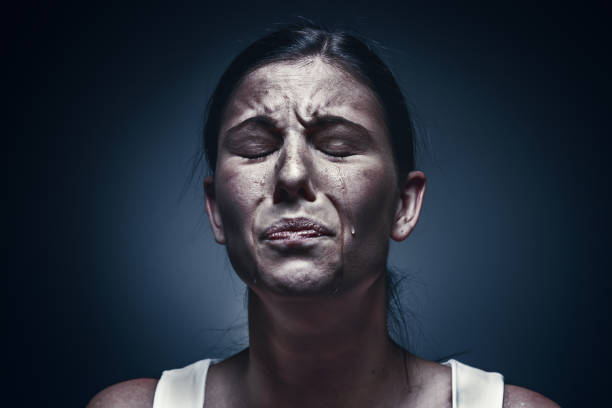
#> input picture services/emotion_service/media/photo1.jpg, 612 x 408 px
$ python -i inactivity.py   (imports and definitions only)
#> lines starting #> are read from the running program, lines starting #| are printed output that depends on the picture
### services/emotion_service/app/config.py
"""Configuration loading for the emotion service."""

from __future__ import annotations

import os

from dotenv import load_dotenv

load_dotenv()


def _get_int(name: str, default: int) -> int:
    value = os.getenv(name)
    return int(value) if value is not None and value != "" else default


def _get_float(name: str, default: float) -> float:
    value = os.getenv(name)
    return float(value) if value is not None and value != "" else default


def _get_str(name: str, default: str) -> str:
    value = os.getenv(name)
    return value if value is not None and value != "" else default


INACTIVITY_THRESHOLD_SECONDS: int = _get_int("INACTIVITY_THRESHOLD_SECONDS", 300)
EMOTION_CONFIDENCE_THRESHOLD: float = _get_float("EMOTION_CONFIDENCE_THRESHOLD", 0.25)
USER_ID: str = _get_str("USER_ID", "")          # resolved at startup from the companion backend
COMPANION_BACKEND_URL: str = _get_str("COMPANION_BACKEND_URL", "http://localhost:8000")
REDIS_HOST: str = _get_str("REDIS_HOST", "redis")
REDIS_PORT: int = _get_int("REDIS_PORT", 6379)
FRAME_SAMPLE_RATE: int = max(1, _get_int("FRAME_SAMPLE_RATE", 5))
REDNESS_MILD_THRESHOLD: float = max(_get_float("REDNESS_MILD_THRESHOLD", 0.40), 0.20)
REDNESS_HIGH_THRESHOLD: float = max(_get_float("REDNESS_HIGH_THRESHOLD", 0.60), 0.60)
SATURATION_RELIABLE_THRESHOLD: float = _get_float("SATURATION_RELIABLE_THRESHOLD", 22.0)
#> further down, picture is the input picture: shape (408, 612, 3); mean B, G, R 58.6, 46.7, 39.4

### services/emotion_service/app/inactivity.py
"""Motion-based inactivity tracking."""

from __future__ import annotations

from dataclasses import dataclass
from datetime import datetime, timezone
from threading import Lock

import cv2
import numpy as np

from app.config import INACTIVITY_THRESHOLD_SECONDS

MOTION_DIFFERENCE_THRESHOLD = 4.0


def _utc_now() -> datetime:
    return datetime.now(timezone.utc)


@dataclass(frozen=True)
class InactivityMeasurement:
    """Result of one inactivity update."""

    inactivity_seconds: int
    is_inactive: bool
    transitioned_to_inactive: bool


class InactivityTimer:
    """Track inactivity based on changes between sampled frames."""

    def __init__(self) -> None:
        self._lock = Lock()
        self._previous_frame: np.ndarray | None = None
        self._last_motion_at = _utc_now()
        self._is_inactive = False

    def update(self, frame) -> InactivityMeasurement:
        """Update the timer from a new sampled frame."""
        if frame is None or getattr(frame, "size", 0) == 0:
            with self._lock:
                inactivity_seconds = int((_utc_now() - self._last_motion_at).total_seconds())
                return InactivityMeasurement(
                    inactivity_seconds=inactivity_seconds,
                    is_inactive=inactivity_seconds >= INACTIVITY_THRESHOLD_SECONDS,
                    transitioned_to_inactive=False,
                )

        gray_frame = cv2.cvtColor(frame, cv2.COLOR_BGR2GRAY)
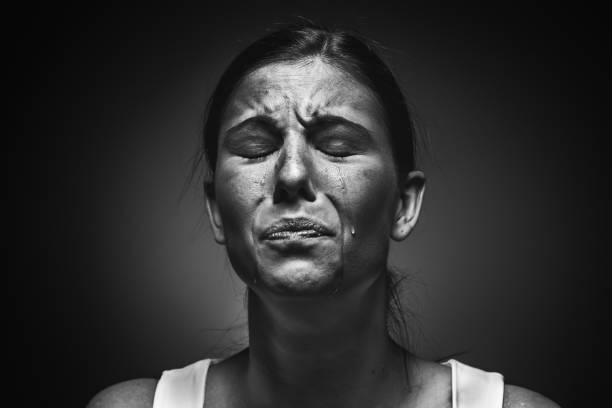
#> gray_frame: shape (408, 612); min 0, max 254, mean 45.8
        gray_frame = cv2.GaussianBlur(gray_frame, (21, 21), 0)
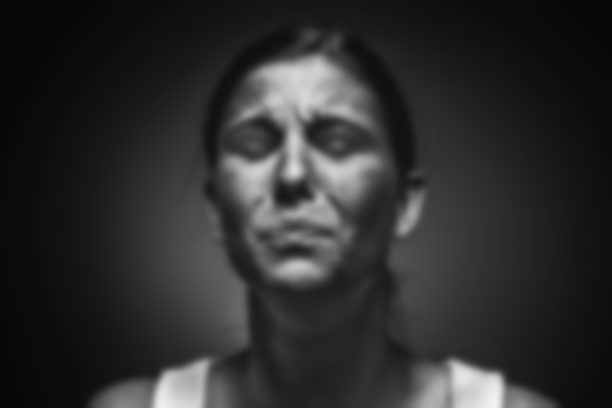
#> gray_frame: shape (408, 612); min 6, max 240, mean 45.8

        with self._lock:
            transitioned_to_inactive = False
            if self._previous_frame is not None:
                frame_delta = cv2.absdiff(self._previous_frame, gray_frame)
                motion_score = float(np.mean(frame_delta))
                if motion_score >= MOTION_DIFFERENCE_THRESHOLD:
                    self._last_motion_at = _utc_now()
                    self._is_inactive = False
            else:
                self._last_motion_at = _utc_now()
                self._is_inactive = False

            self._previous_frame = gray_frame
            inactivity_seconds = int((_utc_now() - self._last_motion_at).total_seconds())
            is_inactive = inactivity_seconds >= INACTIVITY_THRESHOLD_SECONDS
            if is_inactive and not self._is_inactive:
                transitioned_to_inactive = True
            self._is_inactive = is_inactive

            return InactivityMeasurement(
                inactivity_seconds=inactivity_seconds,
                is_inactive=is_inactive,
                transitioned_to_inactive=transitioned_to_inactive,
            )

>>> import cv2
>>> picture = cv2.imread('../media/photo1.jpg')
>>> result = InactivityTimer().update(picture)

$ run again, on services/emotion_service/media/photo2.jpg
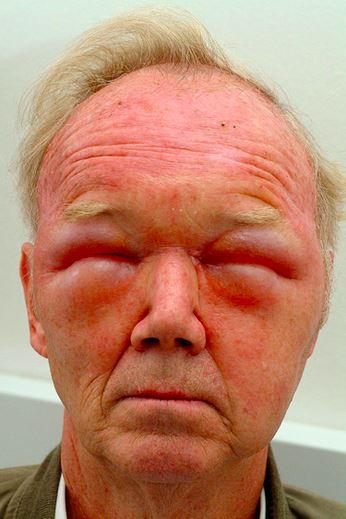
#> input picture services/emotion_service/media/photo2.jpg, 346 x 519 px
#> picture is the input picture: shape (519, 346, 3); mean B, G, R 109.4, 135, 188.8
#> in update, `gray_frame = cv2.cvtColor(frame, cv2.COLOR_BGR2GRAY)`:
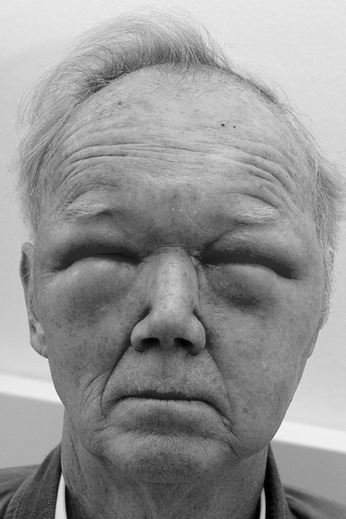
#> gray_frame: shape (519, 346); min 0, max 251, mean 148.2
#> in update, `gray_frame = cv2.GaussianBlur(gray_frame, (21, 21), 0)`:
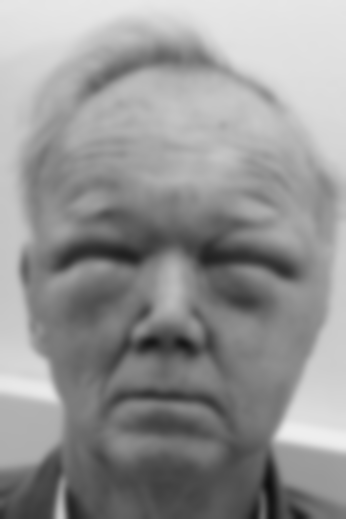
#> gray_frame: shape (519, 346); min 15, max 238, mean 148.2
